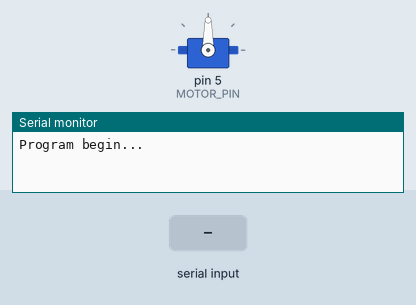
This sketch was run on a simulated Arduino Uno, built with avr-gcc and run on an emulated ATmega328P. Shown: servo, the last lines printed to the serial monitor. The inputs (shaded band) are chosen by the test bench.

Above: at 0.01 s.
At 0.9 s:
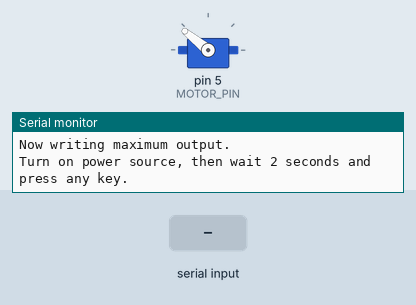
1.0 s: "1" received over Serial
At 2.4 s:
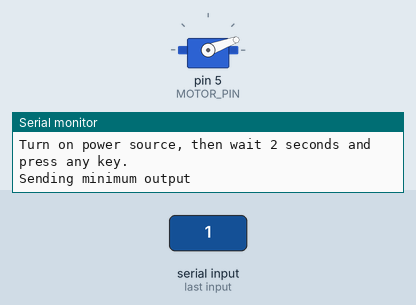
Timing chart, 0 to 4.0 s (numbered marks = the images above; inputs shaded):
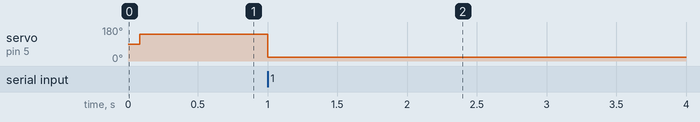

The sketch:

MotorCalibration.ino
```cpp
#include <Servo.h>

#define MAX_SIGNAL 2000
#define MIN_SIGNAL 750
#define MOTOR_PIN 5

Servo motor;

void setup() {
  Serial.begin(9600);
  Serial.println("Program begin...");
  Serial.println("This program will calibrate the ESC.");

  motor.attach(MOTOR_PIN);

  Serial.println("Now writing maximum output.");
  Serial.println("Turn on power source, then wait 2 seconds and press any key.");
  motor.writeMicroseconds(MAX_SIGNAL);

  // Wait for input
  while (!Serial.available());
  Serial.read();

  // Send min output
  Serial.println("Sending minimum output");
  motor.writeMicroseconds(MIN_SIGNAL);

}

void loop() {

}
```

Measured:
- after the input at 1.0 s, servo on pin 5 (MOTOR_PIN): 141° → 20° at once
